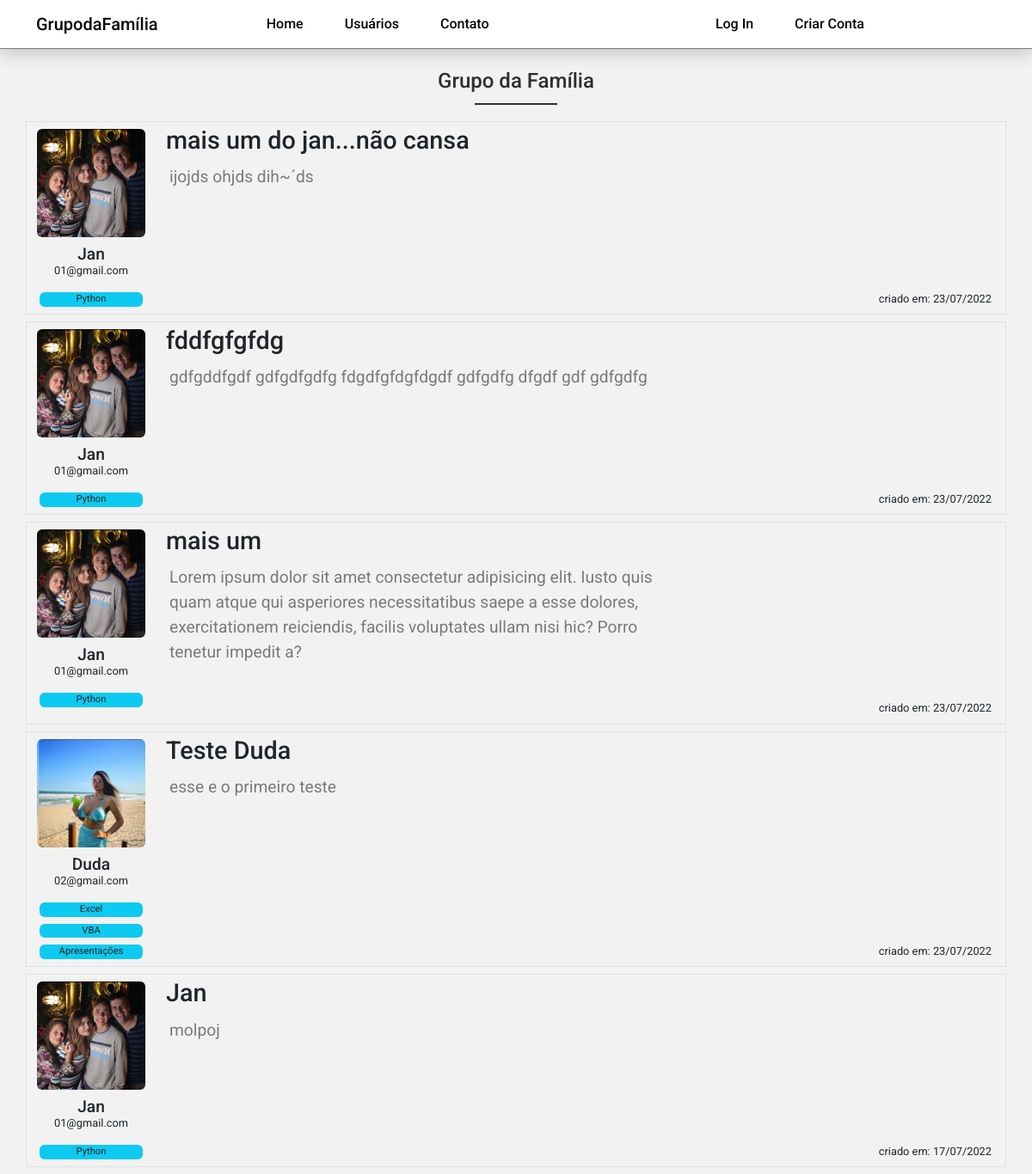
Before: / with the older database file.
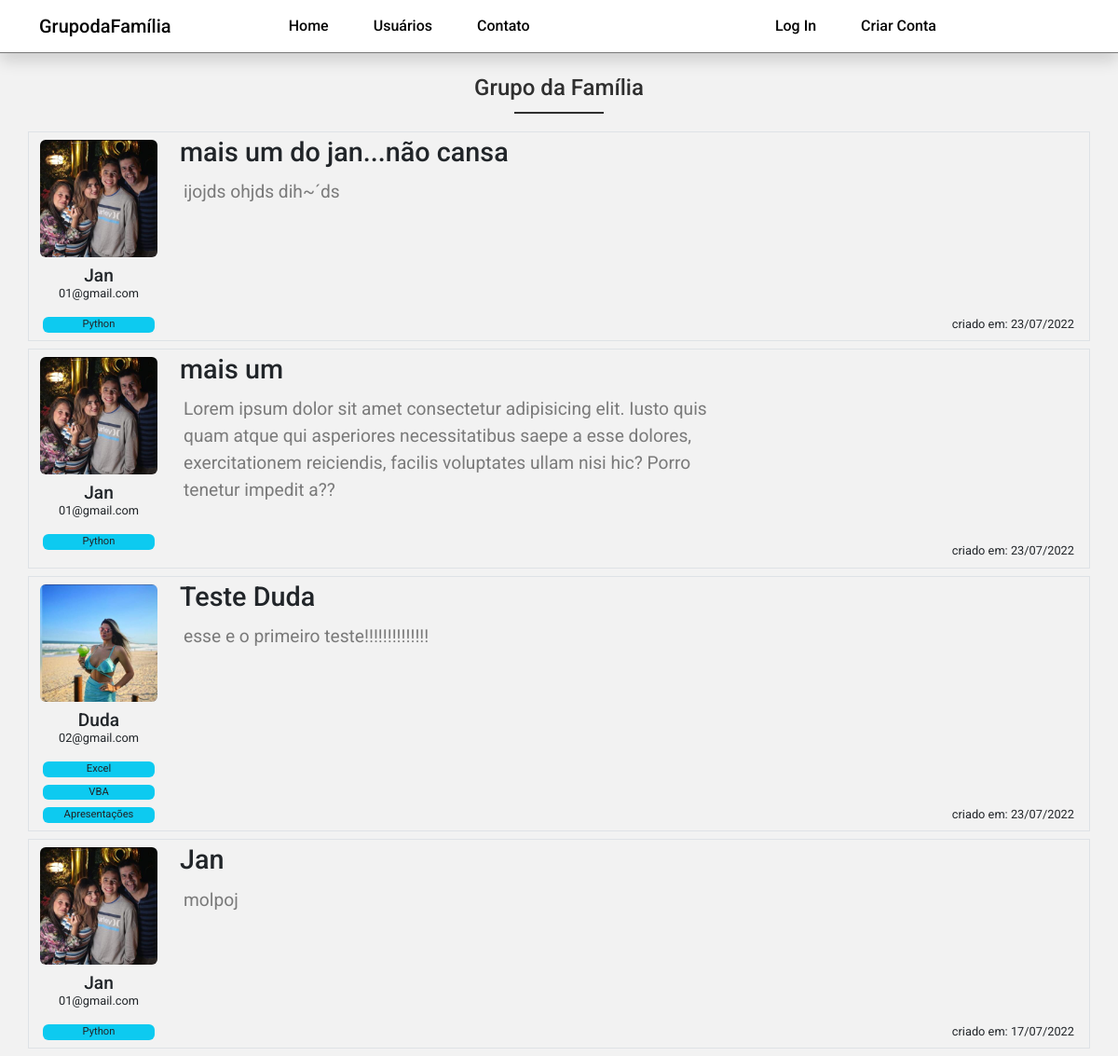
After: the same page with the newer database file.
### dafamilia/models.py (models this page shows, shortened)
class Post(database.Model):
    id = database.Column(database.Integer, primary_key=True)
    titulo = database.Column(database.Integer, nullable=False)
    corpo = database.Column(database.Text, nullable=False)
    data_criacao = database.Column(
        database.DateTime, nullable=False, default=datetime.utcnow)
    id_usuario = database.Column(
        database.Integer, database.ForeignKey('usuario.id'), nullable=False)

class Usuario(database.Model, UserMixin):
    id = database.Column(database.Integer, primary_key=True)
    username = database.Column(database.String, nullable=False)
    email = database.Column(database.String, nullable=False, unique=True)
    senha = database.Column(database.String, nullable=False)
    foto_perfil = database.Column(database.String, default='default.jpg')
    posts = database.relationship('Post', backref='autor', lazy=True)
    cursos = database.Column(database.String, nullable=False, default='Não Informado')

### dafamilia/routes.py (the view)
@app.route('/')
def home():
    posts = Post.query.order_by(Post.id.desc())
    return render_template('home.html', posts=posts)

### dafamilia/templates/home.html (shortened to what this page needs)
{% extends 'base.html' %}
{% block body %}
    <h1 class="page-h1">Grupo da Família</h1>
    <div class="container">
        {% for post in posts %}
            <div class="row border mb-2 post">
                <div class="col-4 autor-info mt-2">
                    <img class="img-fluid mb-2 rounded" src="{{ url_for('static', filename='fotos_perfil/{}'.format(post.autor.foto_perfil)) }}" >
                    <h3 class="autor-name">{{ post.autor.username }}</h3>
                    <address class="autor-email">{{post.autor.email}}</address>
                    <div class="cursos">
                        {% for curso in post.autor.cursos.split(';') %}
                            <span class="curso rounded">{{ curso }}</span>
                        {% endfor %}
                    </div>
                </div>
                <div class="col-8 post-info mt-1">
                    <div class="post-titulo d-flex justify-content-between">
                        <h3>{{ post.titulo }}</h3>
                    </div>
                    <div class="post-corpo">
                        <p class="d-flex justify-content-start p-1 secondary-color">{{ post.corpo }}</p>
                    </div>
                    <div class="post-data-criacao mt-5 mb-0 p-0">
                        <span class="">criado em: {{ post.data_criacao.strftime('%d/%m/%Y') }}</span>
                    </div>
                </div>
            </div>
        {% endfor %}
    </div>
{% endblock %}

### dafamilia/templates/base.html (shortened to what this page needs)
<!DOCTYPE html>
<html lang="pt-br">
  <head>
    {{ bootstrap.load_css() }}
    <link rel="stylesheet" href="https://cdn.jsdelivr.net/npm/bootstrap-icons@1.5.0/font/bootstrap-icons.css"/>
    <link rel="stylesheet" href="{{url_for('static', filename='main.css')}}" />
  </head>
<body>
    {% include 'navbar.html' %}
    {% block body %}
    {% endblock %}
</body>
</html>

### dafamilia/templates/navbar.html (shortened to what this page needs)
   <nav class="navbar navbar-expand-lg fixed-top bg-primary-color shadow" id="navbar">
        <div class="container">
			<a class="navbar-brand primary-color" href="{{ url_for('home') }}">GrupodaFamília</a>
            <div class="collapse navbar-collapse" id="navbar-items">
                <ul class="navbar-nav me-auto mb-2 mb-lg-0">
                    <li class="nav-item">
						<a class="nav-link primary-color" href="{{ url_for('home') }}">Home</a>
					</li>
                    <li class="nav-item">
						<a class="nav-link primary-color" href="{{ url_for('usuarios') }}">Usuários</a>
					</li>
                    <li class="nav-item">
						<a class="nav-link primary-color" href="{{ url_for('contato') }}">Contato</a>
					</li>
				</ul>
				<ul class="navbar-nav d-flex">
					{% if current_user.is_authenticated %}
						<li class="nav-item">
							<a class="nav-link primary-color login" href="{{ url_for('criar_post') }}">Criar Post</a>
						</li>
						<li class="nav-item dropdown">
							<a class="nav-link  primary-color dropdown-toggle" href="#" id="navbarDropdownMenuLink" role="button" data-bs-toggle="dropdown" aria-expanded="false">
								{{ current_user.username}}
							</a>
							<ul class="dropdown-menu" aria-labelledby="navbarDropdownMenuLink">
								<li>
									<a class="dropdown-item primary-color" href="{{ url_for('perfil') }}">Perfil</a>
								</li>
								<li>
									<a class="dropdown-item primary-color" href="{{ url_for('sair') }}">Sair</a>
								</li>
							</ul>
						</li>
					{% else %}
						<li class="nav-item">
							<a class="nav-link primary-color" href="{{ url_for('login') }}">Log In</a>
						</li>
						<li class="nav-item">
							<a class="nav-link primary-color" href="{{ url_for('login') }}">Criar Conta</a>
						</li>
					{% endif %}
				</ul>
            </div>
        </div>
    </nav>

### dafamilia/static/main.css (style rules this page uses)
* { font-family: 'Roboto', sans-serif; }
body { background-color: #f2f2f2; }
.bg-primary-color { background-color: #fff; }
.primary-color { color: #050505; }
.secondary-color { color: #7a7a7a; }
.page-h1 { display: flex; justify-content: center; margin: 5rem 0 2rem; color: #2f2f2f; font-size: 1.5rem; font-weight: 500; position:relative; }
.page-h1::after { width: 6rem; border-bottom: 2px solid #2f2f2f; content: ''; position: absolute; top: 2.5rem; }
#navbar { border-bottom: 1px solid #7a7a7a; box-shadow: 2px 2px 2px 1px rgba(0, 0, 0, 0.1); font-weight: 500; font-size: 1rem; margin-bottom: 3rem; min-width: 1vh; }
.navbar-brand { display: flex; }
#navbar-items .navbar-nav { display: flex; justify-content: center; width: 100%; }
#navbar-items .nav-item { margin: 0 1em; }
.post { position: relative; }
.autor-info { max-width: 150px; display: flex; flex-direction: column; align-items: center; }
.autor-name { font-size: 1.2rem; }
.autor-email { font-size: 0.8rem; margin-top: -10px; }
.cursos { width: 120px; display: flex; flex-direction: row; flex-wrap: wrap; }
.curso { min-width: 100%; font-size: 0.7rem; background: #0DCAF0; text-align: center; margin-bottom: 0.5rem; }
.post-info { display: flex; flex-direction: column; }
.post-titulo { font-size: 1.8rem; }
.post-titulo h3 { font-size: 1.8rem; max-width: 80%; }
.post-corpo { font-size: 1.2rem; max-width: 80%; }
.post-data-criacao { font-family: monospace; font-size: 0.8rem; }
.post-data-criacao span { position: absolute; bottom: 0.5rem; right: 1rem; }

Changed rows visible on the page:
removed Post: foto_perfil (picture), autor.username "Jan", autor.email "01@gmail.com", titulo "fddfgfgfdg", corpo "gdfgddfgdf gdfgdfgdfg fdgdfgfdgfdgdf gdfgdfg dfgdf gdf gdfgdfg", data_criacao "23/07/2022", Usuario (cursos "Python")
changed Post "mais um": corpo "…hic? Porro tenetur impedit a?" → "…hic? Porro tenetur impedit a??"
changed Post "Teste Duda": corpo "esse e o primeiro teste" → "esse e o primeiro teste!!!!!!!!!!!!!!"
